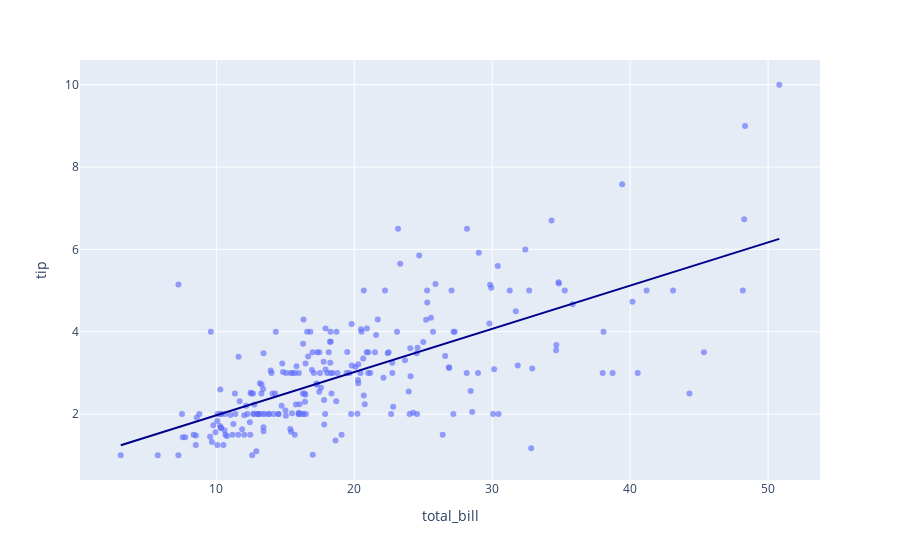

This figure's notebook cell:
### Code cell
import plotly.express as px

df = px.data.tips()
fig = px.scatter(
    df, x='total_bill', y='tip', opacity=0.65,
    trendline='ols', trendline_color_override='darkblue'
)
fig.show()

### Figure 1 — Plotly figure (JSON) as saved in the notebook; plotly's stock layout.template omitted (floating-point values rounded to 4 significant figures; data arrays with more than 128 entries replaced by an {"elided": "..."} marker saying what was removed)
{"data": [{"hovertemplate": "total_bill=%{x}<br>tip=%{y}<extra></extra>", "legendgroup": "", "marker": {"color": "#636efa", "opacity": 0.65, "symbol": "circle"}, "mode": "markers", "name": "", "orientation": "v", "showlegend": false, "type": "scatter", "x": {"elided": "244 float values"}, "xaxis": "x", "y": {"elided": "244 float values"}, "yaxis": "y"}, {"hovertemplate": "<b>OLS trendline</b><br>tip = 0.105025 * total_bill + 0.92027<br>R<sup>2</sup>=0.456617<br><br>total_bill=%{x}<br>tip=%{y} <b>(trend)</b><extra></extra>", "legendgroup": "", "line": {"color": "darkblue"}, "marker": {"color": "#636efa", "symbol": "circle"}, "mode": "lines", "name": "", "showlegend": false, "type": "scatter", "x": {"elided": "244 float values"}, "xaxis": "x", "y": {"elided": "244 float values"}, "yaxis": "y"}], "layout": {"legend": {"tracegroupgap": 0}, "margin": {"t": 60}, "xaxis": {"anchor": "y", "domain": [0, 1], "title": {"text": "total_bill"}}, "yaxis": {"anchor": "x", "domain": [0, 1], "title": {"text": "tip"}}}}
